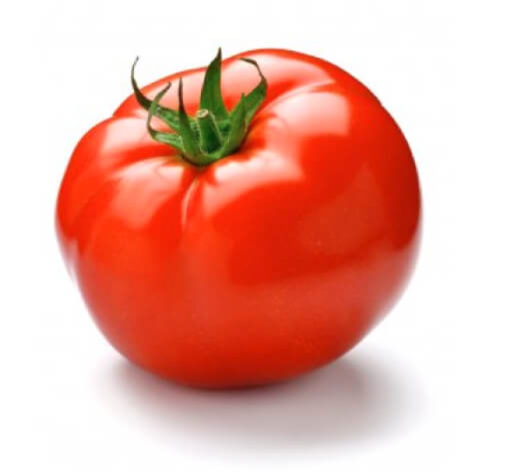
#> input picture evidencia/tomate1.png, 1010 x 944 px, given in place of platano3.png, which was not available (shown at 1/2 size)
$ python evidencia.py
#> lines starting #> are read from the running program, lines starting #| are printed output that depends on the picture; after the words box and inside, x2 and y2 are one past the last pixel; in counts of white or black regions, pixels touching at a corner belong together; pictures that were not available may be replaced by others from this repository, and a replacement may not be noted
# -*- coding: utf-8 -*-
"""Evidencia.ipynb

Automatically generated by Colab.

Original file is located at
    https://colab.research.google.com/drive/1HkCd_mn8l1tlL-kFjVNRD9hJaRIO7I5I
"""

from google.colab import files
uploaded = files.upload()
#> the answer given: tomate1.png

from google.colab import drive
drive.mount('/content/drive')


import cv2
import numpy as np
import matplotlib.pyplot as plt
import random #esta libreria hace que se puedan elegir numeros aleatorios


def seleccionar_img():
  """esta funcion selecciona la imagen que se usara al azar"""

  num = random.randint(1, 8)
  if num == 1:
    img = cv2.imread('tomate1.png')
  elif num == 2:
    img = cv2.imread('tomate2.png')
  elif num == 3:
    img = cv2.imread('tomate3.png')
  elif num == 4:
    img = cv2.imread('tomate4.png')
  elif num == 5:
    img = cv2.imread('platano1.png')
  elif num == 6:
    img = cv2.imread('platano2.png')
  elif num == 7:
    img = cv2.imread('platano3.png')
#> img is the input picture: shape (944, 1010, 3); mean B, G, R 162.1, 173.8, 233.4
  elif num == 8:
    img = cv2.imread('platano4.png')
  return img


img = seleccionar_img() #se hace al azar para simular una situacion real

img_rgb = cv2.cvtColor(img,cv2.COLOR_BGR2RGB)     #convertir de bgr a rgb
img_gray = cv2.cvtColor(img,cv2.COLOR_BGR2GRAY)   #convertir de bgr a gray
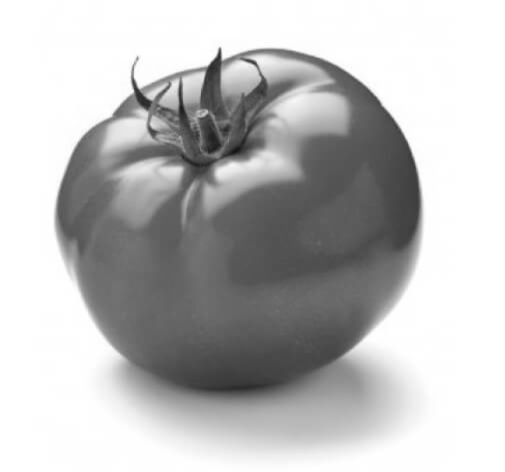
#> img_gray: shape (944, 1010) (shown at 1/2 size); min 18, max 255, mean 190.3
img_hsv = cv2.cvtColor(img, cv2.COLOR_BGR2HSV)    #convierte bgr a hsv
#> img_hsv: shape (944, 1010, 3); mean H, S, V 17.8, 85.8, 234


def hacer_y_plotear_mascaras(img_hsv,img_rgb,img_gray,img):
  """esta funcion hace las mascaras y las plotea"""

  lower_yellow = np.array([20, 120, 120])
  upper_yellow = np.array([34, 255, 255])

  lower_green= np.array([35, 50, 50])
  upper_green = np.array([85, 255, 255])

  lower_red = np.array([0, 150, 100])
  upper_red = np.array([10, 255, 255])

  mask_yellow = cv2.inRange(img_hsv, lower_yellow, upper_yellow)
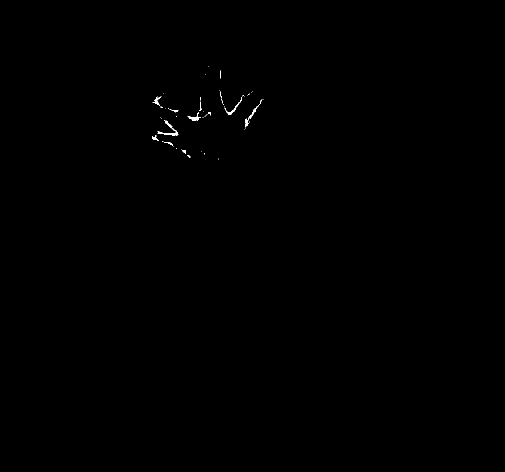
#> mask_yellow: shape (944, 1010) (shown at 1/2 size); 0.12% white; 48 white regions (37 under 20 px), largest, box (x1, y1, x2, y2) and area: (315, 241, 357, 271) 240, (449, 194, 484, 230) 143, (375, 224, 402, 242) 137
  img_filtro_amarillo = cv2.bitwise_and(img_hsv,img_hsv,mask=mask_yellow)
#> img_filtro_amarillo: shape (944, 1010, 3); mean H, S, V 0, 0.2, 0.2

  mask_red = cv2.inRange(img_hsv, lower_red, upper_red)
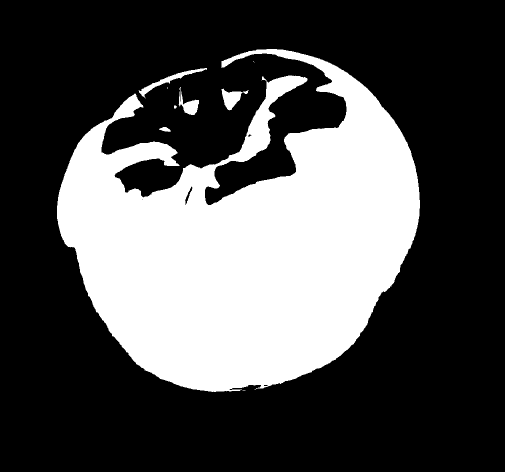
#> mask_red: shape (944, 1010) (shown at 1/2 size); 31.3% white; 10 white regions (4 under 20 px), largest, box (x1, y1, x2, y2) and area: (114, 98, 840, 784) 295042, (277, 136, 414, 197) 1205, (443, 177, 497, 221) 1073, (357, 174, 398, 230) 891, (318, 254, 342, 264) 141, (348, 211, 354, 217) 29
  img_filtro_rojo = cv2.bitwise_and(img_hsv,img_hsv,mask=mask_red)
#> img_filtro_rojo: shape (944, 1010, 3); mean H, S, V 1.4, 71.6, 69.1

  mask_green = cv2.inRange(img_hsv, lower_green, upper_green)
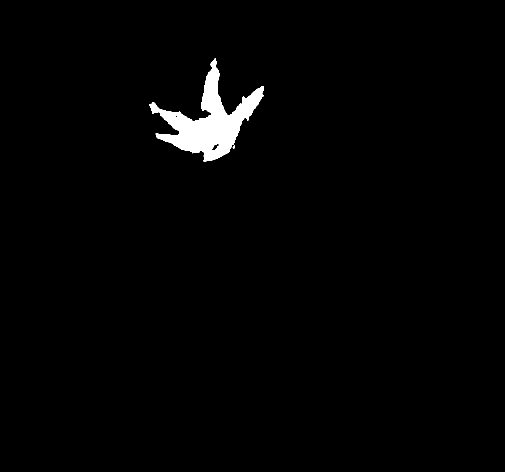
#> mask_green: shape (944, 1010) (shown at 1/2 size); 1.6% white; 2 white regions, box (x1, y1, x2, y2) and area: (298, 116, 528, 324) 15523, (465, 291, 470, 297) 21
  img_filtro_verde = cv2.bitwise_and(img_hsv,img_hsv,mask=mask_green)
#> img_filtro_verde: shape (944, 1010, 3); mean H, S, V 0.7, 3, 1.7


  plt.figure(figsize=(15,5))

  plt.subplot(2,3,1)
  plt.imshow(img_rgb)
  plt.axis('off')
  plt.title('Imagen original')

  plt.subplot(2,3,2)
  plt.imshow(img_gray, cmap = "gray")
  plt.axis('off')
  plt.title('Fruta con el filtro gris')

  plt.subplot(2,3,3)
  plt.imshow(cv2.cvtColor(img_hsv, cv2.COLOR_HSV2RGB))
  plt.axis('off')
  plt.title('Imagen original HSV')

  plt.subplot(2,3,4)
  plt.imshow(cv2.cvtColor(img_filtro_amarillo, cv2.COLOR_HSV2RGB))
  plt.axis('off')
  plt.title('Imagen con filtro amarillo')

  plt.subplot(2,3,5)
  plt.imshow(cv2.cvtColor(img_filtro_rojo, cv2.COLOR_HSV2RGB))
  plt.axis('off')
  plt.title('Imagen con filtro rojo')

  plt.subplot(2,3,6)
  plt.imshow(cv2.cvtColor(img_filtro_verde, cv2.COLOR_HSV2RGB))
  plt.axis('off')
  plt.title('Imagen con filtro verde')

  yellow_count = np.sum(mask_yellow > 0)
#> yellow_count = 1150
  red_count = np.sum(mask_red > 0)
#> red_count = 298398
  green_count = np.sum(mask_green > 0)
#> green_count = 15544

  print(f"Cantidad de pixeles amarillos: {yellow_count}")
#| Cantidad de pixeles amarillos: 1150
  print(f"Cantidad de pixeles rojos: {red_count}")
#| Cantidad de pixeles rojos: 298398
  print(f"Cantidad de pixeles verdes: {green_count}")
#| Cantidad de pixeles verdes: 15544

  if yellow_count > red_count and yellow_count > green_count:
    print("La fruta es un platano")
    print("La fruta esta madura")

  elif red_count > yellow_count and red_count > green_count:
    print("La fruta es un tomate")
    print("La fruta esta madura")

  elif green_count > yellow_count and green_count > red_count:
    print("La fruta no esta madura")

def main():
  hacer_y_plotear_mascaras(img_hsv,img_rgb,img_gray,img)

main()
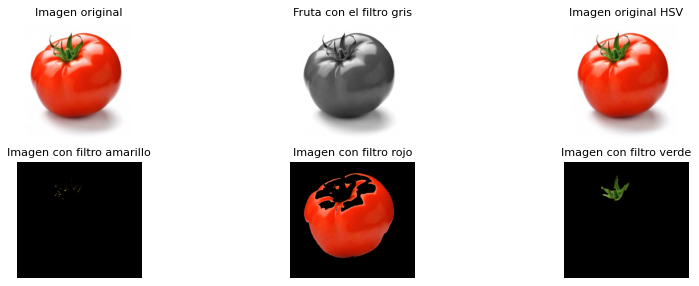
#> figure drawn by matplotlib, 6 panels
